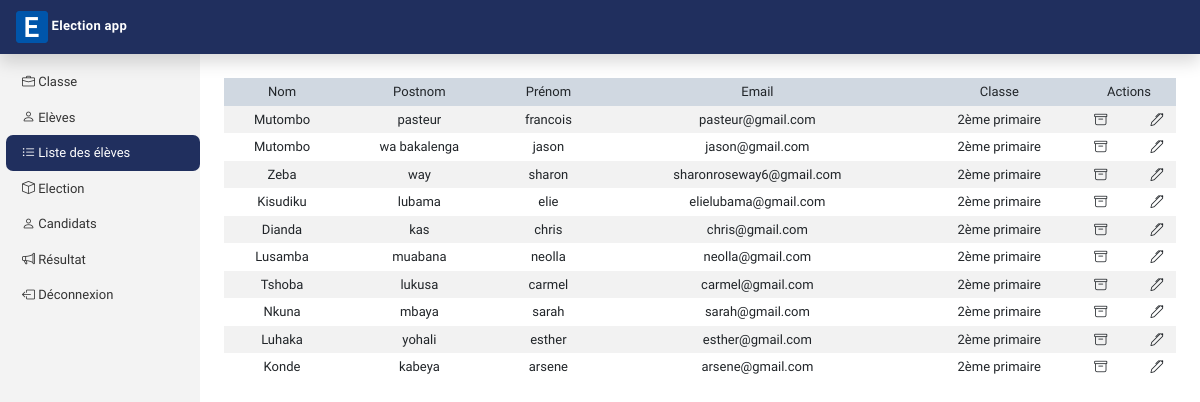
Page /AppDirecteur/readEleve (signed in) on the committed database.
### AppDirecteur/models.py (models this page shows, shortened)
class Eleve(models.Model):
    userId = models.OneToOneField(User, on_delete=models.CASCADE, primary_key=True)
    classeId = models.ForeignKey(Classe, on_delete=models.CASCADE)

class Classe(models.Model):
    ecoleId = models.ForeignKey(Ecole, on_delete=models.CASCADE)
    classe = models.CharField(max_length=100)
    def __str__(self):
        return self.classe

### AppAuth/models.py (models this page shows, shortened)
class User(AbstractUser):
    username = models.CharField(max_length = 50, blank = True, null = True, unique = False)
    email = models.EmailField(unique=True)
    USERNAME_FIELD = "email"
    REQUIRED_FIELDS = ["username"]
    status = models.CharField(max_length=50)

### AppDirecteur/views.py (the view, shortened to what this page needs)
# urls.py: path('readEleve', EleveView.as_view(template_name="AppDirecteur/readEleve.html", title="Liste des élèves"), name='readEleve'),
class EleveView(View):
    template_name = "AppDirecteur/createEleve.html"
    title = 'Elèves'
    def get(self, request):
        try:
            directeur = Directeur.objects.get(userId__id=request.user.id)
        except Directeur.DoesNotExist:
             return redirect('login')
        allClasse = Classe.objects.filter(ecoleId=directeur.ecoleId).order_by('classe')
        allEleve = Eleve.objects.filter(classeId__ecoleId=directeur.ecoleId).order_by('classeId')
        return render(request, self.template_name, {
            'title': self.title,
            'allClasse':allClasse,
            'allEleve':allEleve
        })

### Templates/AppDirecteur/readEleve.html (shortened to what this page needs)
{% extends 'baseDirecteur.html' %}
{% load static %}
{% block baseDirecteur %}
  <div class="table-responsive mt-4">
    <table class="table table-striped table-sm">
      <thead>
        <tr>
          <th scope="col">Nom</th>
          <th scope="col">Postnom</th>
          <th scope="col">Prénom</th>
          <th scope="col">Email</th>
          <th scope="col">Classe</th>
          <th scope="col" colspan="3">Actions</th>
        </tr>
      </thead>
      <tbody>
        {% for objet in allEleve %}
          <tr>
            <td data-label='Nom'><span class='span'>{{objet.userId.username | capfirst}}</span></td>
            <td data-label='Postnom'><span class='span'>{{objet.userId.first_name}}</span></td>
            <td data-label='Prénom'><span class='span'>{{objet.userId.last_name}}</span></td>
            <td data-label='Email'><span class='span'>{{objet.userId.email}}</span></td>
            <td data-label='Classe'><span class='span'>{{objet.classeId}}</span></td>
            <td data-label='Actions'><i class="bi bi-archive table-icon-supprimer " data-bs-toggle="modal" data-bs-target="#supprimer{{objet.userId.id}}"></i> <i class="bi bi-pen table-icon-modifier" data-bs-toggle="modal" data-bs-target="#modifier{{objet.userId.id}}"></i></td>
          </tr>
        {% endfor %}
      </tbody>
    </table>
  </div>
{% endblock baseDirecteur %}

### Templates/BaseDirecteur.html (shortened to what this page needs)
{% extends 'base.html' %}
{% load static %}
{% block base %}
    <header class="navbar navbar-dark sticky-top bg-dark flex-md-nowrap p-0 shadow">
        <a class="navbar-brand col-md-3 col-lg-2 me-0 fs-6 px-3" href=""><img src="{% static '/images/favicon-32x32.png' %}" > Election app</a>
    </header>
    <div class="container-fluid">
        <div class="row">
            <nav id="sidebarMenu" class="col-md-3 col-lg-2 d-md-block bg-light sidebar collapse">
                <div class="position-sticky pt-3">
                <ul class="nav flex-column">
                    <li class="nav-item">
                        <a href="{% url 'createReadClasse' %}" class="nav-link {% if title == 'Classe' %}active{% endif %}">
                            <i class="bi bi-briefcase"></i> Classe
                        </a>
                    </li>
                    <li class="nav-item">
                        <a href="{% url 'createEleve' %}" class="nav-link {% if title == 'Elèves' %}active{% endif %}">
                            <i class="bi bi-person"></i> Elèves
                        </a>
                    </li>
                    <li class="nav-item">
                        <a href="{% url 'readEleve' %}" class="nav-link {% if title == 'Liste des élèves' %}active{% endif %}">
                            <i class="bi bi-list-ul"></i> Liste des élèves
                        </a>
                    </li>
                    <li class="nav-item">
                        <a href="{% url 'election' %}" class="nav-link {% if title == 'Election' %}active{% endif %}">
                            <i class="bi bi-box"></i> Election
                        </a>
                    </li>
                    <li class="nav-item">
                        <a href="{% url 'createReadCandidat' %}" class="nav-link {% if title == 'Candidats' %}active{% endif %}">
                            <i class="bi bi-person"></i> Candidats
                        </a>
                    </li>
                    <li class="nav-item">
                        <a href="{% url 'resultat' %}" class="nav-link {% if title == 'Résultat' %}active{% endif %}">
                            <i class="bi bi-megaphone"></i> Résultat
                        </a>
                    </li>
                    <li class="nav-item">
                        <a href="{% url 'logout' %}" class="nav-link">
                            <i class="bi bi-box-arrow-left"></i> Déconnexion
                        </a>
                    </li>
                </ul>
                </div>
            </nav>
            <main class="col-md-9 ms-sm-auto col-lg-10 px-md-4">
                {% block baseDirecteur %}{% endblock baseDirecteur %}
            </main>
        </div>
    </div>
{% endblock base %}

### Templates/base.html (shortened to what this page needs)
{% load static %}
<!DOCTYPE html>
<html lang="fr">
<head>
    <link rel="stylesheet" href="{% static '/css/bootstrap.css' %}">
    <link rel="stylesheet" href="{% static '/css/bootstrap-icons.css' %}">
    <link rel="stylesheet" href="{% static '/css/style.css' %}">
    <link rel="stylesheet" href="{% static '/css/style.css' %}">
</head>
<body>
    {% block base %}{% endblock base %}
</body>
</html>

### Static/css/style.css (style rules this page uses)
body { font-family: 'Varela Round', sans-serif; font-size: .900rem }
.navbar { background-color: #202f5e !important; }
.navbar-brand { padding-top: .70rem; padding-bottom: .70rem; font-size: 13px !important; letter-spacing: 0.3px; font-weight: 550; }
.sidebar { position: fixed; top: 0; bottom: 0; left: 0; z-index: 100; padding: 48px 0 0; background-color: rgb(243, 243, 243) !important; }
.sidebar .nav-link { font-weight: 500; color: #333; margin-left: 6px; font-size: 13px; }
.active { background-color: #2d66e2; color: white !important; border-radius: 7px; }
.active { background-color: #202f5e; color: white !important; border-radius: 7px; }
th, td, tr { font-size: 13px; text-align: center; border-bottom: 0; }
th { font-weight: normal; background-color: rgb(208, 216, 225) !important; ; }
.table-icon-supprimer, .table-icon-modifier, .bi-check-circle { cursor: pointer; position: relative; }
.table-icon-supprimer { right: 20px; }
.table-icon-modifier { left: 20px; }

### rows in the picture
Eleve: userId.username "Mutombo", userId.first_name "pasteur", userId.last_name "francois", userId.email "pasteur@gmail.com", classeId "2ème primaire"
Eleve: userId.username "Mutombo", userId.first_name "wa bakalenga", userId.last_name "jason", userId.email "jason@gmail.com", classeId "2ème primaire"
Eleve: userId.username "Zeba", userId.first_name "way", userId.last_name "sharon", userId.email "sharonroseway6@gmail.com", classeId "2ème primaire"
Eleve: userId.username "Kisudiku", userId.first_name "lubama", userId.last_name "elie", userId.email "elielubama@gmail.com", classeId "2ème primaire"
Eleve: userId.username "Dianda", userId.first_name "kas", userId.last_name "chris", userId.email "chris@gmail.com", classeId "2ème primaire"
Eleve: userId.username "Lusamba", userId.first_name "muabana", userId.last_name "neolla", userId.email "neolla@gmail.com", classeId "2ème primaire"
Eleve: userId.username "Tshoba", userId.first_name "lukusa", userId.last_name "carmel", userId.email "carmel@gmail.com", classeId "2ème primaire"
Eleve: userId.username "Nkuna", userId.first_name "mbaya", userId.last_name "sarah", userId.email "sarah@gmail.com", classeId "2ème primaire"
Eleve: userId.username "Luhaka", userId.first_name "yohali", userId.last_name "esther", userId.email "esther@gmail.com", classeId "2ème primaire"
Eleve: userId.username "Konde", userId.first_name "kabeya", userId.last_name "arsene", userId.email "arsene@gmail.com", classeId "2ème primaire"
